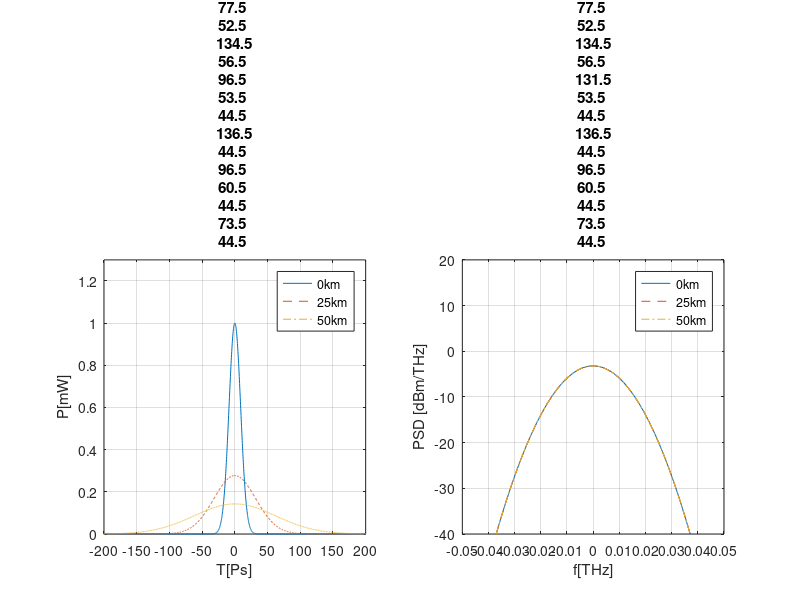
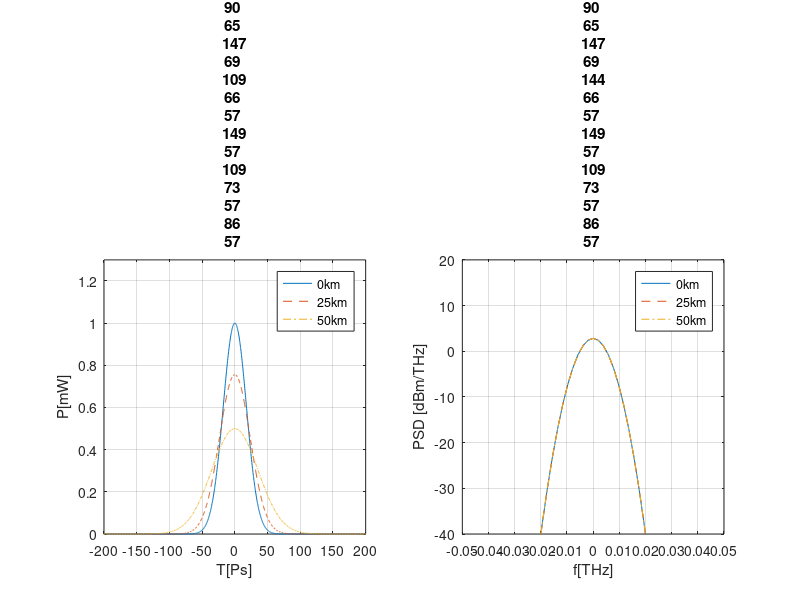

These charts were generated, in order, by the following MATLAB code:
clear all; close all; clc;

T0 = [12.5, 25];    %ps
for x = 1 : length(T0)
    L = 25;   %km
    D = 17;
    lambda = 1550;
    c = 3*10^8;
    B2 = -lambda*lambda*D/(2*pi*c*1e-3);
    T = 512;   %FFT window size (ps)
    N = 2048;   % number of sampling
    
    dt = T/N;   %time interval
    df = 1/T;   %frequency interval
    t = (-N/2:N/2-1)*dt; %time vector    
    f = (-N/2:N/2-1)*df; %frequency vector
    w = 2*pi*f;
    
    % cumpute dispersion effect
    A0T = exp(-t.*t./(2*T0(x)*T0(x)));  
    
    A0f = fftshift(ifft(A0T));
    
    Disp = exp(1i*B2*w.^2*L/2);
    
    ALf_1 = A0f .* Disp;   %propagation in frequency domain %output spectrum 1
    ALt_1 = fft(fftshift(ALf_1));   %output pulse 1 
    ALf_2 = ALf_1 .* Disp;  %propagation in frequency %output spectrum 2
    ALt_2 = fft(fftshift(ALf_2));   %output pulse 2
    
    %Plot in time domain
    figure('Position',[100 100 800 300])
    subplot(121)
    plot(t,abs(A0T).^2)
    grid on;
    hold on;
    plot(t,abs(ALt_1).^2, '--')
    hold on;
    plot(t,abs(ALt_2).^2, '-.')
    ylim([0 1.3])
    xlim([-200 200])
    xticks([-200:50:200])
    legend('0km','25km','50km')
    title("A(z,T) | T0 = "+ T0(x) )
    xlabel('T[Ps]')
    ylabel('P[mW]')
    
    %Plot PSD
    subplot(122)
    plot(f, 10*log10(abs(N*A0f).^2/N*dt.^2))
    grid on;
    hold on;
    plot(f, 10*log10(abs(N*ALf_1).^2/N*dt.^2), '--')
    hold on;
    plot(f, 10*log10(abs(N*ALf_2).^2/N*dt.^2), '-.')
    ylim([-40 20])
    xlim([-0.05 0.05])
    xticks([-0.05:0.01:0.05])
    legend('0km','25km','50km')
    title("A(z,w) | T0 = "+ T0(x) )
    xlabel('f[THz]')
    ylabel('PSD [dBm/THz]')
end